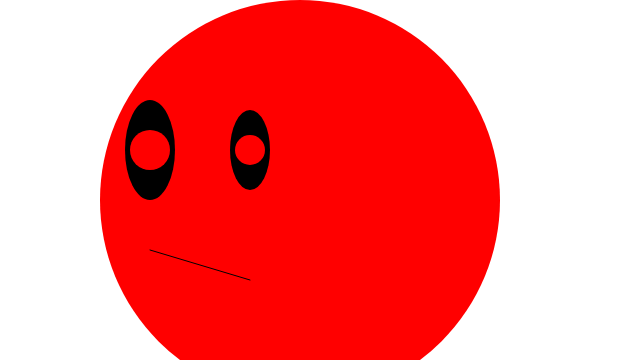
Frame 1 (no input)
Frame 60 (no input): identical to frame 1, image omitted
Frame 120 (the mouse pressed at the canvas centre since frame 60): identical to frame 1, image omitted

The p5.js sketch that drew this single still picture (run headless with seeded random() and noise() and a simulated clock; from frame 60 on, the mouse is pressed at the canvas centre):

// p5.js sketch
// ── sketch.js


function setup() {
	createCanvas(640, 360);
}

function draw() {
	background("841700");
    
  fill("red");
  noStroke();
  circle(300, 200,400,300); // face

  fill("black"); //eyes
  ellipse(150, 150, 50, 100);
	ellipse(250, 150, 40, 80);

fill("red");
	ellipse(150, 150, 40, 40);
	ellipse(250, 150, 30, 30);

	stroke("black");
	line(150, 250, 250, 280);


}
